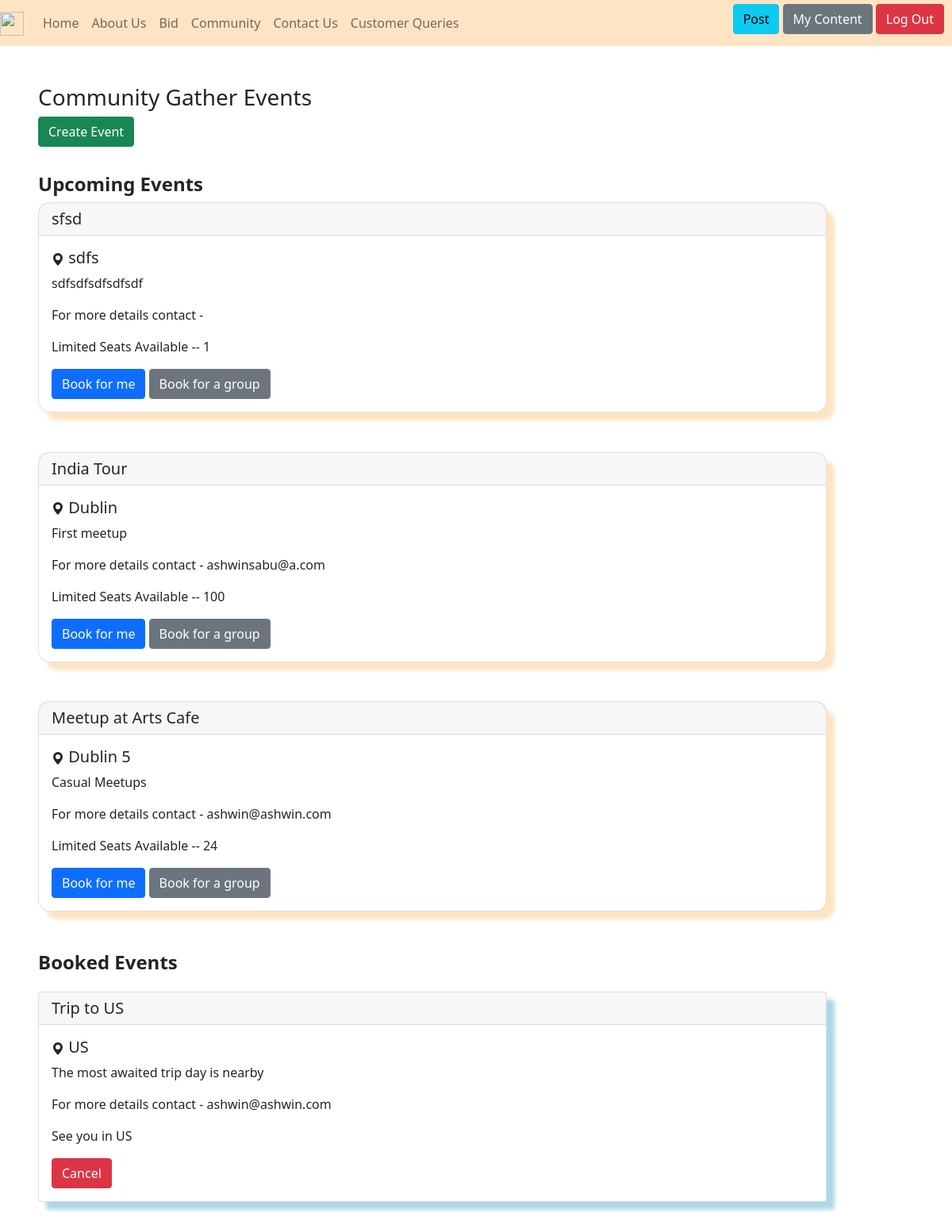
The app's page /community/ (signed in) with its own data.
### community/models.py (models this page shows, shortened)
class Community(models.Model):
    heading=models.CharField(max_length=30)
    location=models.CharField(max_length=30)
    subline=models.CharField(max_length=200)
    seats = models.IntegerField()
    user_id =models.ForeignKey(User, on_delete=models.CASCADE,null=True)

### community/views.py (the view, shortened to what this page needs)
# urls.py: path('', views.community_page_view, name='index_comm'),
def community_page_view(request):
    if request.user.is_authenticated:
        participants=Participants.objects.filter(
            user_id=request.user).values_list(
                'community_id', flat=True).distinct()
        communities_registered = Community.objects.filter(id__in=participants)
        communities_notregistered = Community.objects.exclude(id__in=participants).exclude(seats=0)
        context= {
            "community":communities_notregistered,
            "communities_registered":communities_registered,
            "participants":participants
        }
        return render(request, 'index_comm.html',context)
    return redirect('login')

### community/templates/index_comm.html (shortened to what this page needs)
<!doctype html>
<html lang="en">
<head>
  <link href="https://cdn.jsdelivr.net/npm/bootstrap@5.0.2/dist/css/bootstrap.min.css" rel="stylesheet"
>
</head>
<body>
  {% extends 'users/header.html' %}
  {% block content %}
  <div style="margin: 4%;">
    <div style="margin-bottom: 3%;">
      <h3>Community Gather Events</h3>
      {% if request.user.is_staff %}
      <a class="btn btn-success" href="{% url 'create_event' %}">Create Event</a>
      {% endif %}
    </div>
    <div style="margin-right: 10%;">
      {% if community %}
      <h4><b>Upcoming Events</b></h4>
      {% for x in community %}
      <div class="card" style="box-shadow: 10px 10px 5px bisque;margin-bottom: 5%;border-radius: 15px;">
        <h5 class="card-header">{{x.heading}}</h5>
        <div class="card-body">
          <h5 class="card-title"><svg xmlns="http://www.w3.org/2000/svg" width="16" height="16" fill="currentColor"
              class="bi bi-geo-alt-fill" viewBox="0 0 16 16">
              <path d="M8 16s6-5.686 6-10A6 6 0 0 0 2 6c0 4.314 6 10 6 10m0-7a3 3 0 1 1 0-6 3 3 0 0 1 0 6" />
            </svg> {{x.location}}</h5>
          <p class="card-text">{{x.subline}}</p>
          <p class="card-text">For more details contact - {{x.user_id.email}}</p>
          <p class="font-weight-light">Limited Seats Available -- {{x.seats}}</p>
          <form method="post">
            <button type="submit" name="book_me" class="btn btn-primary">Book for me</button>
            <a type="submit" name="group" href="/community/book/{{x.id}}" class="btn btn-secondary">Book for a group</a>
          </form>
        </div>
      </div>
      {% endfor %}
      {% endif %}
    </div>
    <div style="margin-top: 4%;">
      {% if communities_registered %}
      <h4><b>Booked Events</b></h4>
      {% for x in communities_registered %}
      <div class="card" style="margin-top: 2%;box-shadow: 10px 10px 5px lightblue;margin-right: 10%;">
        <h5 class="card-header">{{x.heading}}</h5>
        <div class="card-body">
          <h5 class="card-title"><svg xmlns="http://www.w3.org/2000/svg" width="16" height="16" fill="currentColor"
              class="bi bi-geo-alt-fill" viewBox="0 0 16 16">
              <path d="M8 16s6-5.686 6-10A6 6 0 0 0 2 6c0 4.314 6 10 6 10m0-7a3 3 0 1 1 0-6 3 3 0 0 1 0 6" />
            </svg> {{x.location}}</h5>
          <p class="card-text">{{x.subline}}</p>
          <p class="card-text">For more details contact - {{x.user_id.email}}</p>
          <p class="font-weight-light">See you in {{x.location}}</p>
          <form method="post">
            <button type="submit" name="cancel" class="btn btn-danger">Cancel </button>
          </form>
        </div>
      </div>
      {% endfor %}
      {% endif %}
    </div>
  </div>
  {% endblock content %}

### records on screen
Community: heading "sfsd", location "sdfs", subline "sdfsdfsdfsdfsdf", seats "1"
Community: heading "India Tour", location "Dublin", subline "First meetup", user_id.email "ashwinsabu@a.com", seats "100"
Community: heading "Meetup at Arts Cafe", location "Dublin 5", subline "Casual Meetups", user_id.email "ashwin@ashwin.com", seats "24"
Community: heading "Trip to US", location "US", subline "The most awaited trip day is nearby", user_id.email "ashwin@ashwin.com"
